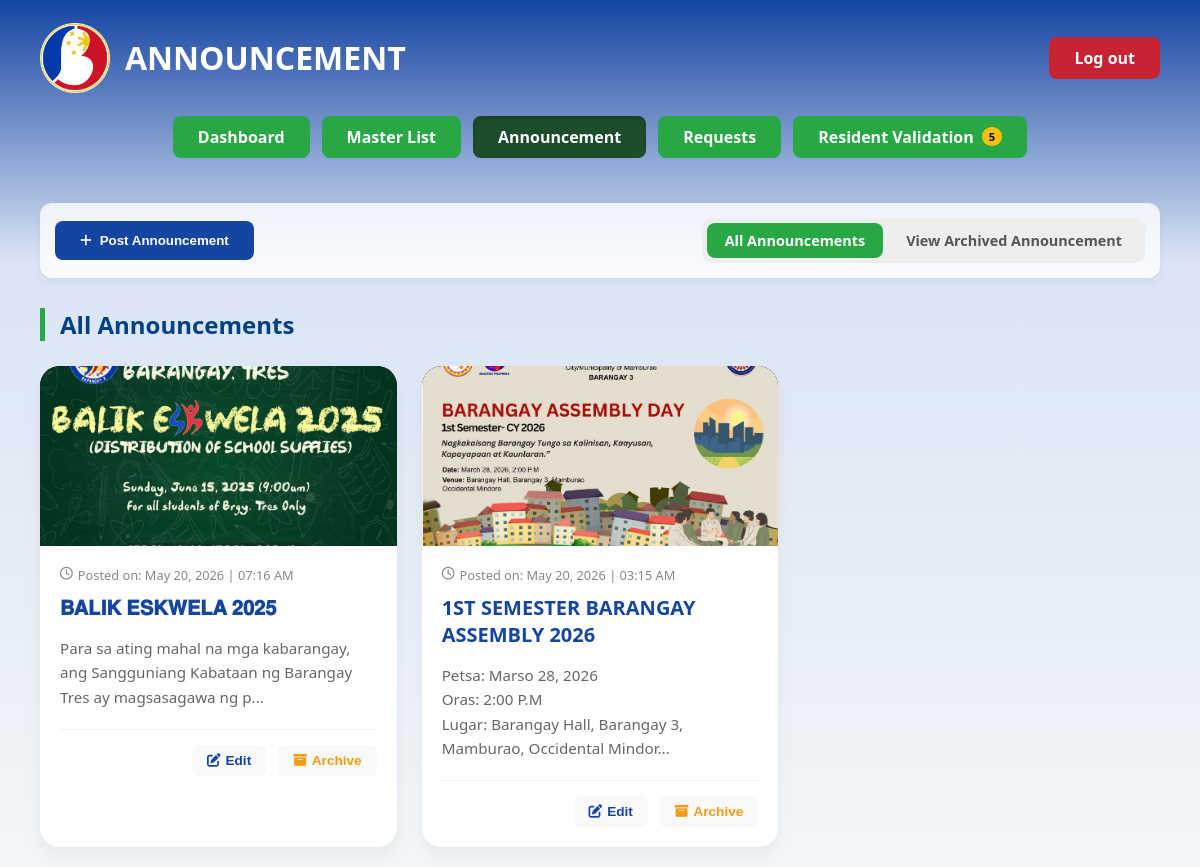
/announcements.php (signed in), run on the app's committed database.
### tables this page shows
CREATE TABLE `announcements` (
  `announcement_id` int(11) NOT NULL,
  `title` varchar(255) NOT NULL,
  `description` text NOT NULL,
  `media_file` varchar(255) DEFAULT NULL,
  `media_path` varchar(255) DEFAULT NULL,
  `status` enum('Active','Archived') DEFAULT 'Active',
  `created_at` timestamp NOT NULL DEFAULT current_timestamp(),
  `updated_at` timestamp NOT NULL DEFAULT current_timestamp() ON UPDATE current_timestamp()
);

### announcements.php (the view, shortened to what this page needs)
<?php
require_once 'config.php';
$view = $_GET['view'] ?? 'active';
$stmt = $pdo->prepare("SELECT * FROM announcements WHERE status = ? ORDER BY created_at DESC");
$stmt->execute([$view]);
$announcements = $stmt->fetchAll();
$comments_stmt = $pdo->query("SELECT c.*, a.username FROM comments c JOIN accounts a ON c.account_id = a.id ORDER BY c.created_at ASC");
$flat_comments = $comments_stmt->fetchAll(PDO::FETCH_ASSOC);
$all_comments = [];
foreach ($flat_comments as $c) {
    $all_comments[$c['announcement_id']][] = $c;
}
$pending_count = $pdo->query("SELECT COUNT(*) FROM residents WHERE status = 'Pending'")->fetchColumn();
$current_page = basename($_SERVER['PHP_SELF']);
?>
<!DOCTYPE html>
<html lang="en">
<head>
    <link rel="stylesheet" href="admin_portal-style.css">
    <link rel="stylesheet" href="announcements-style.css">
    <link rel="stylesheet" href="https://cdnjs.cloudflare.com/ajax/libs/font-awesome/6.0.0/css/all.min.css">
</head>
<body>
    <header class="admin-header">
        <div class="logo-section">
            <img src="BHPS logo.png" class="portal-logo" alt="Logo">
            <h1>ANNOUNCEMENT</h1>
        </div>
        <a href="logout.php" class="btn-logout">Log out</a>
    </header>
    <nav class="admin-nav">
        <a href="admin_portal.php" class="nav-btn <?= ($current_page == 'admin_portal.php') ? 'active' : '' ?>">Dashboard</a>
        <a href="master_list.php" class="nav-btn <?= ($current_page == 'master_list.php') ? 'active' : '' ?>">Master List</a>
        <a href="announcements.php" class="nav-btn <?= ($current_page == 'announcements.php') ? 'active' : '' ?>">Announcement</a>
        <a href="admin_requests.php" class="nav-btn <?= ($current_page == 'admin_requests.php') ? 'active' : '' ?>">Requests</a>
        <a href="resident_validation.php" class="nav-btn <?= ($current_page == 'resident_validation.php') ? 'active' : '' ?>">
            Resident Validation <?php if($pending_count > 0): ?><span class="badge"><?= $pending_count ?></span><?php endif; ?>
        </a>
    </nav>
    <main class="announcement-container">
        <div class="action-bar">
            <button class="btn-primary" onclick="openModal()"><i class="fas fa-plus"></i> Post Announcement</button>
            <div class="toggle-view">
                <a href="announcements.php" class="view-link <?= $view == 'active' ? 'active' : '' ?>">All Announcements</a>
                <a href="announcements.php?view=archived" class="view-link <?= $view == 'archived' ? 'active' : '' ?>">View Archived Announcement</a>
            </div>
        </div>
        <h2 class="section-title"><?= $view == 'active' ? 'All Announcements' : 'Archived Announcements' ?></h2>
        <div class="announcement-grid">
            <?php foreach ($announcements as $a): ?>
            <div class="announcement-card" onclick="viewDetails(<?= htmlspecialchars(json_encode($a)) ?>, <?= htmlspecialchars(json_encode($all_comments[$a['announcement_id']] ?? [])) ?>)">
                <?php if (!empty($a['media_file']) && file_exists($a['media_file'])): ?>
                    <div class="card-media">
                        <?php if (preg_match('/\.(mp4|webm)$/i', $a['media_file'])): ?>
                            <video src="<?= $a['media_file'] ?>"></video>
                        <?php else: ?>
                            <img src="<?= $a['media_file'] ?>" alt="Media">
                        <?php endif; ?>
                    </div>
                <?php endif; ?>
                <div class="card-content">
                    <div class="post-meta">
                        <i class="far fa-clock"></i> Posted on: <?= date('M d, Y | h:i A', strtotime($a['created_at'])) ?>
                    </div>
                    <h3><?= htmlspecialchars($a['title']) ?></h3>
                    <p><?= nl2br(htmlspecialchars(substr($a['description'], 0, 100))) ?><?= strlen($a['description']) > 100 ? '...' : '' ?></p>
                    <div class="card-actions" onclick="event.stopPropagation()">
                        <?php if ($view == 'active'): ?>
                            <button onclick='editAnnouncement(<?= json_encode($a) ?>)' class="edit-btn"><i class="fas fa-edit"></i> Edit</button>
                            <form method="POST" style="display:inline;">
                                <button type="submit" name="change_status" class="archive-btn"><i class="fas fa-archive"></i> Archive</button>
                            </form>
                        <?php endif; ?>
                    </div>
                </div>
            </div>
            <?php endforeach; ?>
        </div>
    </main>
</body>
</html>

### admin_portal-style.css (style rules this page uses)
:root { --admin-blue: #1545a2; --nav-green: #28a745; --text-blue: #004085; --bg-light: #f8f9fa; --card-shadow: 0 4px 15px rgba(0,0,0,0.08); }
body { background: linear-gradient(180deg, #1545a2 0%, #dae4f5 30%, #f4f7f9 100%); font-family: 'Segoe UI', Roboto, Helvetica, Arial, sans-serif; margin: 0; min-height: 100vh; color: #333; }
.admin-header { display: flex; justify-content: space-between; align-items: center; padding: 15px 40px; color: white; }
.logo-section { display: flex; align-items: center; gap: 15px; }
.portal-logo { width: 70px; }
.btn-logout { background: #c82333; color: white; padding: 10px 25px; border-radius: 8px; text-decoration: none; font-weight: bold; transition: background 0.3s; }
.admin-nav { display: flex; justify-content: center; gap: 12px; padding-bottom: 25px; }
.nav-btn { padding: 10px 25px; border-radius: 8px; border: none; background: var(--nav-green); color: white; font-weight: 600; cursor: pointer; text-decoration: none; display: flex; align-items: center; transition: transform 0.2s, background 0.2s; }
.nav-btn.active { background: #1e4d2b; box-shadow: inset 0 2px 4px rgba(0,0,0,0.2); }
.badge { background: #ffc107; color: #000; font-size: 0.7rem; padding: 2px 7px; border-radius: 10px; margin-left: 8px; font-weight: bold; }

### announcements-style.css (style rules this page uses)
:root { --admin-blue: #1545a2; --nav-green: #28a745; --text-blue: #004085; --danger-red: #c82333; --warning-orange: #f39c12; --bg-gray: #f0f2f5; }
.announcement-container { padding: 20px 40px; animation: fadeIn 0.5s ease-in-out; }
.post-meta { font-size: 0.8rem; color: #888; margin-bottom: 10px; display: flex; align-items: center; gap: 5px; }
.action-bar { display: flex; justify-content: space-between; align-items: center; margin-bottom: 30px; background: rgba(255, 255, 255, 0.8); padding: 15px; border-radius: 12px; box-shadow: 0 4px 6px rgba(0,0,0,0.05); }
.btn-primary { background: var(--admin-blue); color: white; padding: 12px 25px; border: none; border-radius: 8px; font-weight: bold; cursor: pointer; transition: all 0.3s ease; display: flex; align-items: center; gap: 8px; }
.toggle-view { display: flex; gap: 5px; background: #eee; padding: 5px; border-radius: 10px; }
.view-link { text-decoration: none; padding: 8px 18px; color: #555; font-size: 0.9rem; font-weight: 600; border-radius: 8px; transition: 0.3s; }
.view-link.active { background: var(--nav-green); color: white; }
.section-title { color: var(--text-blue); margin-bottom: 25px; font-weight: 800; border-left: 5px solid var(--nav-green); padding-left: 15px; }
.announcement-grid { display: grid; grid-template-columns: repeat(auto-fill, minmax(320px, 1fr)); gap: 25px; }
.announcement-card { background: white; border-radius: 20px; overflow: hidden; box-shadow: 0 10px 20px rgba(0,0,0,0.05); transition: 0.3s; display: flex; flex-direction: column; cursor: pointer; }
.card-media { width: 100%; height: 180px; background: #000; }
.card-media img, .card-media video { width: 100%; height: 100%; object-fit: cover; }
.card-content { padding: 20px; flex-grow: 1; }
.card-content h3 { margin: 0 0 8px; color: var(--admin-blue); font-size: 1.25rem; font-weight: 700; }
.card-content p { color: #666; font-size: 0.95rem; line-height: 1.6; margin-bottom: 20px; }
.card-actions { display: flex; justify-content: flex-end; gap: 12px; padding-top: 15px; border-top: 1px solid #f0f0f0; }
.card-actions button { border: none; background: #f8f9fa; padding: 8px 15px; border-radius: 6px; font-size: 0.85rem; font-weight: bold; cursor: pointer; transition: 0.2s; display: flex; align-items: center; gap: 5px; }
.edit-btn { color: var(--admin-blue); }
.archive-btn { color: var(--warning-orange); }

### data on the page
announcements: media_file (picture), created_at "May 20, 2026 | 07:16 AM", title "𝐁𝐀𝐋𝐈𝐊 𝐄𝐒𝐊𝐖𝐄𝐋𝐀 𝟐𝟎𝟐𝟓", description "Para sa ating mahal na mga kabarangay, ang Sangguniang Kabataan ng Barangay Tres ay magsasagawa ng p"
announcements: media_file (picture), created_at "May 20, 2026 | 03:15 AM", title "1ST SEMESTER BARANGAY ASSEMBLY 2026", description "Petsa: Marso 28, 2026 Oras: 2:00 P.M Lugar: Barangay Hall, Barangay 3, Mamburao, Occidental Mindor"

### other printed values
$pending_count "5"
